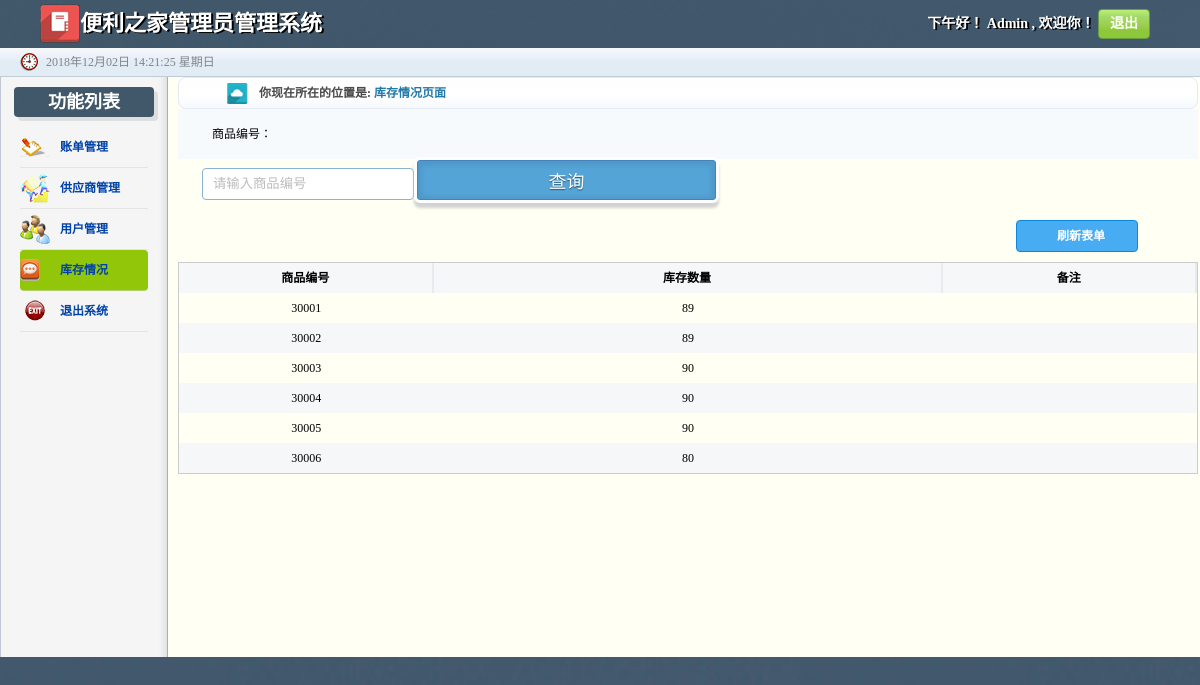
/1/kucun.php, run on the app's committed database.
### tables this page shows
CREATE TABLE `storehouse` (
  `商品编号` int(11) NOT NULL,
  `库存数量` int(11) DEFAULT NULL,
  `备注` text
);

### 1/kucun.php (the view, shortened to what this page needs)
<!DOCTYPE html>
<html>
<head lang="en">
    <link rel="stylesheet" href="css/public.css"/>
    <link rel="stylesheet" href="css/style.css"/>
</head>
<body>
    <header class="publicHeader">
        <h1>便利之家管理员管理系统</h1>
        <div class="publicHeaderR">
            <p><span>下午好！</span><span style="color: #ffffff"> Admin</span> , 欢迎你！</p>
            <a href="login.html">退出</a>
        </div>
    </header>
    <section class="publicTime">
		<span id="time">2015年1月1日 11:11  星期一</span>
    </section>
    <section class="publicMian ">
        <div class="left">
            <h2 class="leftH2">功能列表</h2>
            <nav>
                <ul class="list">
                    <li><a href="billshow.php">账单管理</a></li>
                    <li><a href="providerList.php">供应商管理</a></li>
                    <li><a href="userList.php">用户管理</a></li>
                    <li id="active"><a href="kucun.php">库存情况</a></li>
                    <li><a href="../login_admin.html">退出系统</a></li>
                </ul>
            </nav>
        </div>
        <div class="right">
            <div class="location">
                <strong>你现在所在的位置是:</strong>
                <span>库存情况页面</span>
            </div>
            <div class="search">
                <span>商品编号：</span>
				<form action="kucunresult.php" method="get">
                <input type="text" name="spbh" placeholder="请输入商品编号"/>
                <input type="submit" name="submit" value="查询"/>
				</form>
              <a href="kucun.php">刷新表单</a>
            </div>
            <table class="providerTable" cellpadding="0" cellspacing="0">
                <tr class="firstTr">
                    <th width="10%">商品编号</th>
                    <th width="20%">库存数量</th>
                    <th width="10%">备注</th>
                </tr>
               			<?php
$hostname='localhost';
$user='vans';
$password='123456';
$link=mysqli_connect($hostname,$user,$password,'shop');
mysqli_query($link,"set names utf8");
$sql="select * from storehouse";
$result=mysqli_query($link,$sql);
while($row=mysqli_fetch_row($result)){
echo<<<TR
<tr>
                <td>{$row[0]}</td>
                <td>{$row[1]}</td>
                <td>{$row[2]}</td>
                </tr>
TR;
	}
			?>
            </table>
        </div>
    </section>
</body>
</html>

### 1/css/public.css (style rules this page uses)
body { font-size: 12px; background:url("../img/89.jpg"); }
a { text-decoration: none; }
li { list-style: none; }
.publicHeader { height: 48px; line-height: 48px; font-size: 14px; background: url("../img/3.jpg"); }
.publicHeader h1 { float: left; color: #fff; font-size: 22px; padding-left:80px; text-shadow: 2px 1px #000; background: url("../img/19.png") 30px center no-repeat; }
.publicHeaderR { float: right; color: #fff; margin-right: 50px; }
.publicHeaderR p { display: inline-block; font-weight: bold; text-shadow: 2px 1px #000; }
.publicHeaderR a { width: 50px; height: 28px; display: inline-block; border: 1px solid #679e43; background: linear-gradient(to bottom,#baf076,#a2d866,#9cd055,#8dc838,#8bc93a); line-height: 28px; text-align: center; border-radius: 4px; font-weight: bold; color: #fff; }
.publicTime { height: 28px; line-height: 28px; font-size: 12px; background: linear-gradient(to bottom,#f5f9f8,#eef2fb,#e2ecf5,#e2ecf5,#e0edf6); padding-left: 20px; color: #808589; }
#time { float: left; background: url("../img/time.png") 0 center no-repeat; padding-left: 26px; }
.publicMian { border-top: 1px solid #c2ccd5; display: flex; display: -webkit-flex; background: #fffff3; }
.left { width: 168px; background: url("../img/leftBg.png") 0 0 repeat-y; margin-right: 10px; min-height: 580px; }
.leftH2 { width: 140px; height: 30px; border-radius: 4px; line-height: 30px; text-align: center; color: #fff; background: url("../img/3.jpg") 0 0 repeat-y; margin: 10px auto; box-shadow:4px 4px rgba(212,212,212,0.7); }
.list { margin: 0 20px; font-weight: bold; }
.list li { height: 40px; line-height: 40px; border-bottom: 1px solid rgba(212,212,212,0.5) ; }
.list li:nth-child(1) { background: url("../img/zd.png") 0 center no-repeat; }
.list li:nth-child(2) { background: url("../img/gys.png") 0 center no-repeat; }
.list li:nth-child(3) { background: url("../img/yh.png") 0 center no-repeat; }
.list li:nth-child(4) { background: url("../img/read.png") 0 center no-repeat; }
.list li:nth-child(5) { background: url("../img/tc.png") 0 center no-repeat; }
.list li:active, #active { background-color: #92c609; border-radius: 4px; }
.list a { color: #0042a8; display: inline-block; padding-left: 40px; width: 90%; }
.right { width: 85%; }
.location { height: 30px; line-height: 30px; border: 1px solid #e6eaf6; border-radius: 8px; background: linear-gradient(to bottom, #fefefe,#ffffff,#f6fafd); color: #4a4a4a; padding-left: 30px; }
.location strong { background: url("../img/77.png") 0 center no-repeat; display: inline-block; padding-left: 50px; }
.location span { color: #2179a9; font-weight: bold; }
.search { height:50px; line-height:50px; background: #f6fafd; padding-left: 24px; color: #000; }
.search input[type='text'] { width: 200px; height: 30px; outline: none; padding-left: 10px; border: 1px solid #8ab2d5; border-radius: 4px; }
.search a { width: 80px; padding-left:40px; float: right; margin: 10px 60px; height: 30px; line-height: 30px; border: 1px solid #0c89de; border-radius: 4px; color: #fff; font-weight: bold; background:#47acf1; display: inline-block; }
.search span { margin-left: 10px; }

### 1/css/style.css (style rules this page uses)
* { margin: 0; padding: 0; }
input { outline: none; }
input[type='submit'], input[type='reset'], .providerView a { width: 30%; cursor: pointer; background: #54a4d7; padding: 6px 18px; font-family: 'BebasNeueRegular', 'Arial Narrow', Arial, sans-serif; color: #fff; font-size: 18px; border: 1px solid #4682be; margin-bottom: 10px; margin-right: 22px; text-shadow: 0 1px 1px rgba(0, 0, 0, 0.5); -webkit-border-radius: 3px; -moz-border-radius: 3px; border-radius: 3px; -webkit-box-shadow: 0px 1px 4px 4px rgba(0, 0, 0, 0.07) inset, 0px 0px 0px 3px rgb(254, 254, 254), 0px 5px 3px 3px rgb(210, 210, 210); -moz-box-shadow: 0px 1px 4px 4px rgba(0, 0, 0, 0.07) inset, 0px 0px 0px 3px rgb(254, 254, 254), 0px 5px 3px 3px rgb(210, 210, 210); box-shadow: 0px 1px 4px 4px rgba(0, 0, 0, 0.07) inset, 0px 0px 0px 3px rgb(254, 254, 254), 0px 5px 3px 3px rgb(210, 210, 210); }
.providerTable { width: 100%; border: 1px solid #ccc; }
.providerTable tr { height: 30px; line-height: 30px; text-align: center; }
.providerTable tr:nth-child(odd) { background: #f6f7f9; }
.firstTr { border: 1px solid #d6dfe6; background: linear-gradient(to bottom, #f3f8fc, #ebf4f9, #e3f1fa, #e0f0fd, #d8e9fd); }
.firstTr th { border-right: 2px solid rgba(209, 218, 223, 0.4); }

### data on the page
storehouse: 商品编号 "30001", 库存数量 "89"
storehouse: 商品编号 "30002", 库存数量 "89"
storehouse: 商品编号 "30003", 库存数量 "90"
storehouse: 商品编号 "30004", 库存数量 "90"
storehouse: 商品编号 "30005", 库存数量 "90"
storehouse: 商品编号 "30006", 库存数量 "80"
